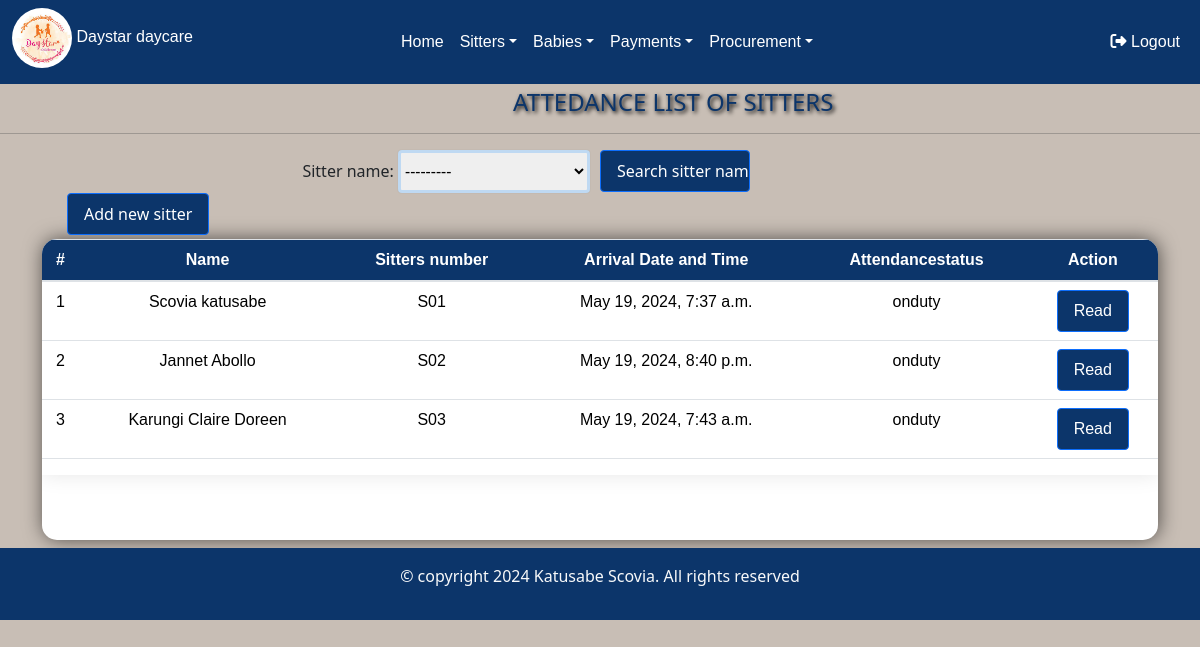
/onduty/ (signed in), run on an earlier commit of the app's database.
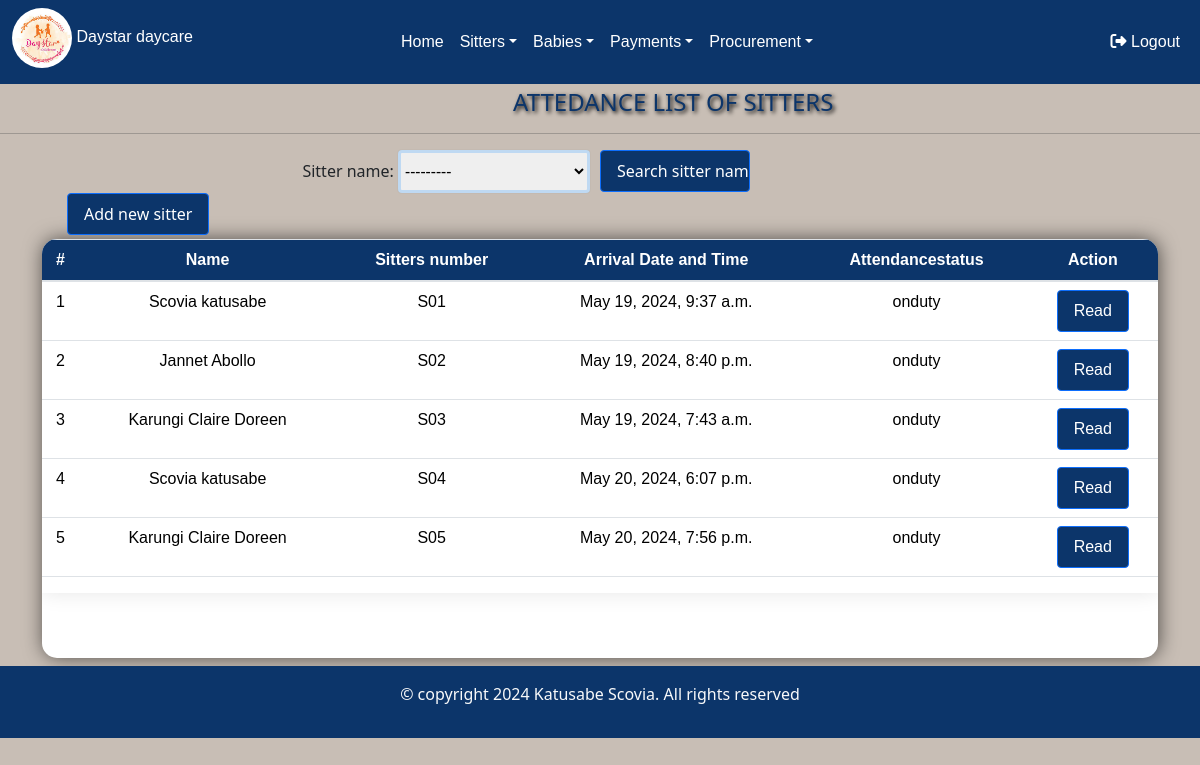
And on a later commit of the database.
### day/models.py (models this page shows, shortened)
class Sitter_arrival(models.Model):
    sitter_name=models.ForeignKey(Sitterform, on_delete=models.CASCADE)
    date_of_arrival=models.DateTimeField()
    Attendancestatus=models.CharField(choices=[('onduty', 'onduty')], max_length=100)
    created_at=models.DateTimeField(auto_now_add=True, null=True)

class Sitterform(models.Model):
    name=models.CharField(max_length=200)
    gender=models.CharField(choices=[('male', 'Male'),('Female', 'Female')], max_length=100)
    location=models.CharField(choices=[('kabalagala', 'kabalagala')], max_length=100)
    date_of_birth=models.DateField(default=timezone.now)
    next_of_kin=models.CharField( max_length=200)
    national_identification_number=models.CharField(max_length=200,validators=[NINvalidate])
    recommenders_name=models.CharField(max_length=200)
    religon=models.CharField(max_length=200,null=True, blank=True)
    level_of_education=models.CharField( choices=[('Diploma','Diploma'),('Highschool certificate','Highschool certificate'),('Others','Others')],max_length=200)
    contacts=models.CharField(max_length=100,validators=[contactvalidate])
    date=models.DateField(default=timezone.now)
    def __str__(self):
        return self.name

### day/views.py (the view)
# urls.py: path('onduty/', views.onduty, name='onduty'),
@login_required
def onduty(request):
  onduty=Sitter_arrival.objects.all().order_by('id')
  onduty_filters=Sitter_arrivalFilter(request.GET,queryset=onduty)
  onduty=onduty_filters.qs
  return render(request,'onduty.html',{'onduty':onduty,'onduty_filters':onduty_filters})

### day/templates/onduty.html (shortened to what this page needs)
{% extends 'base.html' %}
{% load static %}
{% block content%}
</head>
<body>
<h4 class="mb-3">ATTEDANCE LIST OF SITTERS  </h4><hr>
<div class="search">
<form action="" method="GET">
    {{onduty_filters.form}}
    <input type="submit" value="Search sitter name" class="btn btn-primary" style="width:150px;"/>
    </form>
</div>
<div class="container">
<a href="/addonduty" class="btn btn-primary mb-1" style="margin-left:25px;">Add new  sitter </a>
<div class="table-container">
<div class="table-responsive">
    <table  id="dataTable"class="table table-stripped table-hover">
        <thead class="frame text-center" >
            <tr>
                <th scope="col">#</th>
                <th scope="col">Name</th>
                <th scope="col">Sitters number</th>
                <th scope="col">Arrival Date and Time</th>
                <th scope="col">Attendancestatus</th>
                <th scope=>Action</th>
            </tr>
        </thead>
        <tbody class="text-center">
            {% for sitter in onduty  %}
            <tr>
                <td>{{ sitter.id }}</td>
                <td>{{ sitter.sitter_name}}</td>
                <td>S0{{ sitter.id }}</td>
                <td>{{ sitter.date_of_arrival }}</td>
                <td>{{ sitter.Attendancestatus}}</td>
                <td>
                    <a href="{% url 'readonduty' id=sitter.id %}"  class="btn btn-primary ">Read</a>
                </td>
            </tr>
            {% endfor %}
        </tbody>
    </table>
</div>
</div>
</div>
{% endblock %}

What changed in the data, as far as the page shows it:
changed Sitter_arrival id 1: date_of_arrival "May 19, 2024, 7:37 a.m." → "May 19, 2024, 9:37 a.m."
added Sitter_arrival: id "4", sitter_name "Scovia katusabe", date_of_arrival "May 20, 2024, 6:07 p.m.", Attendancestatus "onduty"
added Sitter_arrival: id "5", sitter_name "Karungi Claire Doreen", date_of_arrival "May 20, 2024, 7:56 p.m.", Attendancestatus "onduty"
